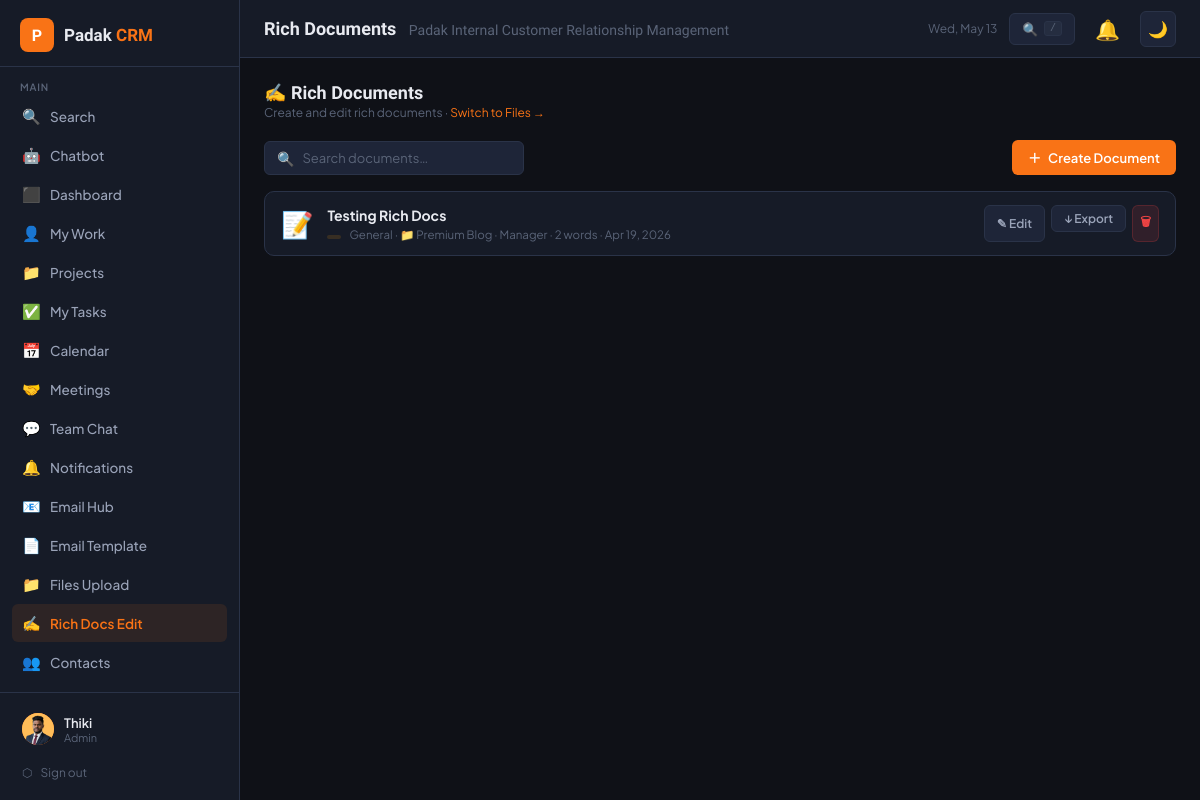
The app's page /rich_docs.php (signed in) with its own data.
### tables this page shows
CREATE TABLE `rich_docs` (
  `id` int(11) NOT NULL,
  `title` varchar(250) NOT NULL,
  `content` longtext DEFAULT NULL,
  `category` varchar(100) DEFAULT 'General',
  `project_id` int(11) DEFAULT NULL,
  `status` enum('draft','published') DEFAULT 'draft',
  `created_by` int(11) NOT NULL,
  `updated_by` int(11) DEFAULT NULL,
  `created_at` datetime DEFAULT current_timestamp(),
  `updated_at` datetime DEFAULT current_timestamp() ON UPDATE current_timestamp()
);

CREATE TABLE `projects` (
  `id` int(11) NOT NULL,
  `title` varchar(200) NOT NULL,
  `description` text DEFAULT NULL,
  `contact_id` int(11) DEFAULT NULL,
  `status` enum('planning','active','on_hold','completed','cancelled') DEFAULT 'planning',
  `priority` enum('low','medium','high','urgent') DEFAULT 'medium',
  `start_date` date DEFAULT NULL,
  `due_date` date DEFAULT NULL,
  `budget` decimal(12,2) DEFAULT NULL,
  `currency` varchar(10) DEFAULT 'LKR',
  `progress` int(11) DEFAULT 0,
  `created_by` int(11) NOT NULL,
  `created_at` datetime DEFAULT current_timestamp(),
  `updated_at` datetime DEFAULT current_timestamp() ON UPDATE current_timestamp()
);

CREATE TABLE `users` (
  `id` int(11) NOT NULL,
  `name` varchar(100) NOT NULL,
  `email` varchar(150) NOT NULL,
  `password` varchar(255) NOT NULL,
  `role` enum('admin','manager','member') DEFAULT 'member',
  `avatar` varchar(255) DEFAULT NULL,
  `phone` varchar(30) DEFAULT NULL,
  `department` varchar(100) DEFAULT NULL,
  `department_role` enum('general','tele_caller','digital_marketing','software_developer','graphics_designer') DEFAULT 'general',
  `status` enum('active','inactive') DEFAULT 'active',
  `last_login` datetime DEFAULT NULL,
  `created_at` datetime DEFAULT current_timestamp()
);

### config.php (called while the page is built, shortened)
<?php
function isManager(): bool { return in_array($_SESSION['crm_role'] ?? '', ['admin','manager']); }
function h(string $s): string { return htmlspecialchars($s, ENT_QUOTES, 'UTF-8'); }

### rich_docs.php (the view, shortened to what this page needs)
<?php
require_once 'config.php';
require_once 'includes/layout.php';
$db   = getCRMDB();
$user = currentUser();
$uid  = (int)$user['id'];
    ?><!DOCTYPE html><html lang="en"><head><meta charset="UTF-8">
    </body></html><?php exit;
$search    = trim($_GET['q'] ?? '');
if (isManager()) {
    $rw = "1=1";
} else {
    $rw = "(r.status='published' OR r.created_by=$uid)";
}
$rich_docs = $db->query("
    SELECT r.*, u.name AS author, p.title AS proj_title
    FROM rich_docs r
    LEFT JOIN users u ON u.id=r.created_by
    LEFT JOIN projects p ON p.id=r.project_id
    WHERE $rw ORDER BY r.updated_at DESC
")->fetch_all(MYSQLI_ASSOC);
$projects = $db->query("SELECT id,title FROM projects ORDER BY title")->fetch_all(MYSQLI_ASSOC);
$edit_rd = null;
?>
<div style="display:flex;align-items:center;justify-content:space-between;margin-bottom:20px;flex-wrap:wrap;gap:10px">
    <div>
        <div style="font-family:var(--font-display);font-size:18px;font-weight:700">✍ Rich Documents</div>
        <div style="font-size:12px;color:var(--text3);margin-top:2px">Create and edit rich documents · <a href="documents.php" style="color:var(--orange)">Switch to Files →</a></div>
    </div>
</div>
<?php if ($edit_rd !== null || isset($_GET['new_doc'])):  ?>
<?php
if (!isManager()) {
    flash('Only managers can create or edit rich documents.', 'error');
    header('Location: rich_docs.php'); exit;
}
$is_new = !$edit_rd;
?>
<div style="margin-bottom:14px;display:flex;align-items:center;justify-content:space-between;flex-wrap:wrap;gap:10px">
    <a href="rich_docs.php" style="color:var(--text3);font-size:13px">← Back to Documents</a>
    <div style="display:flex;gap:8px;flex-wrap:wrap">
        <?php if ($edit_rd): ?>
        <div class="dropdown" style="display:inline-block">
            <button class="btn btn-ghost btn-sm" onclick="toggleDropdown('export-dd-top')">↓ Export ▾</button>
            <div class="dropdown-menu" id="export-dd-top">
                <a class="dropdown-item" href="export_doc.php?id=<?= $edit_rd['id'] ?>&format=pdf" target="_blank">📕 Export as PDF</a>
                <a class="dropdown-item" href="export_doc.php?id=<?= $edit_rd['id'] ?>&format=docx">📘 Export as DOCX</a>
                <div class="dropdown-divider"></div>
                <a class="dropdown-item" href="rich_docs.php?print_doc=<?= $edit_rd['id'] ?>" target="_blank">🖨 Print Preview</a>
            </div>
        </div>
        <form method="POST" onsubmit="return confirm('Delete this document?')" style="display:inline">
            <input type="hidden" name="action" value="delete_rich">
            <input type="hidden" name="rdid" value="<?= $edit_rd['id'] ?>">
            <button type="submit" class="btn btn-danger btn-sm">🗑 Delete</button>
        </form>
        <?php endif; ?>
    </div>
</div>
<form method="POST" id="editor-form">
    <input type="hidden" name="action" value="save_rich">
    <input type="hidden" name="rdid" value="<?= $edit_rd ? $edit_rd['id'] : 0 ?>">
    <input type="hidden" name="content" id="editor-content-hidden">
    <div class="editor-wrap">
        <div class="editor-toolbar">
            <div style="font-family:var(--font-display);font-weight:700;font-size:15px">
                <?= $is_new ? '✍ New Document' : '✎ Editing Document' ?>
            </div>
            <div style="display:flex;gap:8px">
                <button type="button" class="btn btn-ghost btn-sm" onclick="saveDraft()">💾 Save Draft</button>
                <button type="button" class="btn btn-primary btn-sm" onclick="savePublish()">✓ Save &amp; Publish</button>
            </div>
        </div>
        <div class="editor-meta">
            <div class="form-group" style="margin:0">
                <label class="form-label">Document Title *</label>
                <input type="text" name="title" id="doc-title" class="form-control" required
                    value="<?= h($edit_rd['title'] ?? '') ?>" placeholder="Enter document title…">
            </div>
            <div class="form-group" style="margin:0">
                <label class="form-label">Category</label>
                <input type="text" name="category" class="form-control" list="rcat-list"
                    value="<?= h($edit_rd['category'] ?? 'General') ?>">
                <datalist id="rcat-list"><option>General</option><option>Design</option><option>Development</option><option>Finance</option><option>Legal</option><option>Marketing</option><option>HR</option><option>Reports</option><option>Proposals</option></datalist>
            </div>
            <div class="form-group" style="margin:0">
                <label class="form-label">Link to Project</label>
                <select name="project_id" class="form-control">
                    <option value="">— None —</option>
                    <?php foreach ($projects as $p): ?>
                    <option value="<?= $p['id'] ?>" <?= ($edit_rd['project_id'] ?? '') == $p['id'] ? 'selected':'' ?>><?= h($p['title']) ?></option>
                    <?php endforeach; ?>
                </select>
            </div>
            <div class="form-group" style="margin:0">
                <label class="form-label">Status</label>
                <select name="status" id="doc-status" class="form-control">
                    <option value="draft" <?= ($edit_rd['status'] ?? 'draft') === 'draft' ? 'selected':'' ?>>Draft</option>
                    <option value="published" <?= ($edit_rd['status'] ?? '') === 'published' ? 'selected':'' ?>>Published</option>
                </select>
            </div>
        </div>
        <div class="editor-body">
            <textarea id="tinymce-editor" name="content_raw"><?= htmlspecialchars($edit_rd['content'] ?? '') ?></textarea>
        </div>
        <div style="padding:12px 16px;border-top:1px solid var(--border);display:flex;justify-content:space-between;align-items:center;background:var(--bg3);flex-wrap:wrap;gap:8px">
            <span style="font-size:12px;color:var(--text3)" id="save-status">
                <?php if ($edit_rd && $edit_rd['updated_at']): ?>
                    Last saved: <?= date('M j, Y g:ia', strtotime($edit_rd['updated_at'])) ?>
                <?php else: ?>
                    Unsaved document
                <?php endif; ?>
            </span>
            <div style="display:flex;gap:8px">
                <button type="button" class="btn btn-ghost btn-sm" onclick="saveDraft()">💾 Save Draft</button>
                <button type="button" class="btn btn-primary" onclick="savePublish()">✓ Save &amp; Publish</button>
            </div>
        </div>
    </div>
</form>
<script src="https://cdnjs.cloudflare.com/ajax/libs/tinymce/6.8.3/tinymce.min.js"></script>
<script>
var isDark = document.documentElement.getAttribute('data-theme') !== 'light';
tinymce.init({
    selector: '#tinymce-editor',
    height: 560,
    menubar: 'file edit view insert format tools table',
    plugins: ['advlist','autolink','lists','link','image','charmap','preview','anchor','searchreplace','visualblocks','code','fullscreen','insertdatetime','media','table','help','wordcount','codesample','emoticons','pagebreak','nonbreaking','quickbars'],
    toolbar: ['undo redo | blocks fontfamily fontsize | bold italic underline strikethrough | forecolor backcolor','alignleft aligncenter alignright alignjustify | bullist numlist outdent indent | table link image media','removeformat | codesample emoticons charmap | pagebreak | fullscreen preview code help'],
    toolbar_mode: 'sliding',
    skin: isDark ? 'oxide-dark' : 'oxide',
    content_css: isDark ? 'dark' : 'default',
    content_style: 'body { font-family: Segoe UI, Arial, sans-serif; font-size: 13pt; line-height: 1.7; max-width: 860px; margin: 20px auto; padding: 0 20px; }',
    font_family_formats: 'Segoe UI=Segoe UI,sans-serif; Arial=arial,sans-serif; Georgia=georgia,serif; Courier New=courier new,monospace',
    font_size_formats: '8pt 9pt 10pt 11pt 12pt 13pt 14pt 16pt 18pt 20pt 24pt 28pt 32pt 36pt',
    table_default_attributes: { border: '1' },
    table_default_styles: { 'border-collapse': 'collapse', 'width': '100%' },
    image_title: true,
    automatic_uploads: false,
    file_picker_types: 'image',
    file_picker_callback: function(cb, value, meta) {
        var input = document.createElement('input');
        input.setAttribute('type', 'file');
        input.setAttribute('accept', 'image/*');
        input.onchange = function() {
            var file = this.files[0];
            var reader = new FileReader();
            reader.onload = function() { cb(reader.result, { title: file.name }); };
            reader.readAsDataURL(file);
        };
        input.click();
    },
    promotion: false, branding: false, statusbar: true, resize: true,
    setup: function(editor) {
        var autoSaveTimer;
        editor.on('input keyup', function() {
            clearTimeout(autoSaveTimer);
            autoSaveTimer = setTimeout(function() {
                document.getElementById('save-status').textContent = 'Auto-saving…';
                saveDraft();
            }, 60000);
        });
        document.addEventListener('themeChanged', function(e) {
            location.reload();
        });
    }
});
function saveDraft() {
    document.getElementById('doc-status').value = 'draft';
    submitEditorForm();
}
function savePublish() {
    document.getElementById('doc-status').value = 'published';
    submitEditorForm();
}
function submitEditorForm() {
    if (!document.getElementById('doc-title').value.trim()) { toast('Title is required.','error'); return; }
    document.getElementById('editor-content-hidden').value = tinymce.get('tinymce-editor').getContent();
    document.getElementById('editor-form').submit();
}
</script>
<?php else:  ?>
<div class="doc-filter">
    <form method="GET" class="doc-filter-left">
        <div class="search-box" style="min-width:180px;flex:1;max-width:260px">
            <span style="color:var(--text3)">🔍</span>
            <input type="text" name="q" placeholder="Search documents…" value="<?= h($search) ?>">
        </div>
    </form>
    <?php if (isManager()): ?>
    <a href="rich_docs.php?new_doc=1" class="btn btn-primary" style="flex-shrink:0;text-decoration:none">＋ <span>Create Document</span></a>
    <?php endif; ?>
</div>
<?php if (empty($rich_docs)): ?>
<div class="card">
    <div class="empty-state">
        <div class="icon">✍</div>
        <p><?= isManager() ? '<a href="rich_docs.php?new_doc=1" style="color:var(--orange)">Create your first document</a>' : 'No published documents yet.' ?></p>
    </div>
</div>
<?php else: ?>
<?php foreach ($rich_docs as $rd):
    $word_count  = $rd['content'] ? str_word_count(strip_tags($rd['content'])) : 0;
    $sc_cls      = $rd['status'] === 'published' ? 'spublished' : 'sdraft';
    $can_edit    = isManager() || $rd['created_by'] == $uid;
    $can_delete  = isManager() || $rd['created_by'] == $uid;
?>
<div class="rdoc-row">
    <span class="rdoc-icon">📝</span>
    <div class="rdoc-info">
        <div class="rdoc-title"><?= h($rd['title']) ?></div>
        <div class="rdoc-meta">
            <span class="badge <?= $sc_cls ?>" style="font-size:10px;padding:2px 7px;margin-right:6px"><?= ucfirst($rd['status']) ?></span>
            <?= h($rd['category']) ?>
            <?php if ($rd['proj_title']): ?> · 📁 <?= h($rd['proj_title']) ?><?php endif; ?>
            · <?= h($rd['author']) ?>
            · <?= number_format($word_count) ?> words
            · <?= date('M j, Y', strtotime($rd['updated_at'])) ?>
        </div>
    </div>
    <div class="rdoc-actions">
        <?php if ($can_edit): ?>
        <a href="rich_docs.php?edit=<?= $rd['id'] ?>" class="btn btn-ghost btn-sm" title="Edit">✎ Edit</a>
        <?php else: ?>
        <span class="btn btn-ghost btn-sm" style="opacity:.5;cursor:default">👁 Read Only</span>
        <?php endif; ?>
        <div class="dropdown" style="display:inline-block">
            <button class="btn btn-ghost btn-sm" onclick="toggleDropdown('exp<?= $rd['id'] ?>')">↓ Export</button>
        </div>
        <?php if ($can_delete): ?>
        <form method="POST" onsubmit="return confirm('Delete document?')" style="display:inline">
            <button type="submit" class="btn btn-danger btn-sm btn-icon" title="Delete">🗑</button>
        </form>
        <?php endif; ?>
    </div>
</div>
<?php endforeach; ?>
<?php endif; ?>
<?php endif;  ?>

### records on screen
rich_docs: title "Testing Rich Docs", category "General", project.title "Premium Blog", created_by.name "Manager", content "2", updated_at "Apr 19, 2026"

### other values on screen
$user['name'] "Thiki"
$user['role'] "Admin"
$pageTitle "Rich Documents"
SITE_NAME "Padak Internal Customer Relationship Management"
